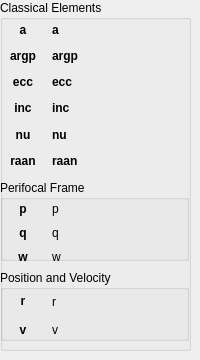
     <widget class="QWidget" name="tab_Elem">
      <attribute name="title">
       <string>Elements</string>
      </attribute>
      <widget class="QWidget" name="layoutWidget">
       <property name="geometry">
        <rect>
         <x>0</x>
         <y>0</y>
         <width>191</width>
         <height>351</height>
        </rect>
       </property>
       <layout class="QVBoxLayout" name="verticalLayout_11" stretch="6">
        <item>
         <widget class="QGroupBox" name="groupBox">
          <property name="title">
           <string>Classical Elements</string>
          </property>
          <property name="flat">
           <bool>true</bool>
          </property>
          <widget class="QWidget" name="layoutWidget">
           <property name="geometry">
            <rect>
             <x>0</x>
             <y>20</y>
             <width>191</width>
             <height>151</height>
            </rect>
           </property>
           <layout class="QHBoxLayout" name="hlo_elem_data" stretch="1,3">
            <item>
             <layout class="QVBoxLayout" name="vlo_elem_fields">
              <item>
               <widget class="QLabel" name="lf_a">
                <property name="text">
                 <string>&lt;html&gt;&lt;head/&gt;&lt;body&gt;&lt;p&gt;&lt;span style=&quot; font-weight:600;&quot;&gt;a&lt;/span&gt;&lt;/p&gt;&lt;/body&gt;&lt;/html&gt;</string>
                </property>
                <property name="alignment">
                 <set>Qt::AlignCenter</set>
                </property>
               </widget>
              </item>
              <item>
               <widget class="QLabel" name="lf_argp">
                <property name="text">
                 <string>&lt;html&gt;&lt;head/&gt;&lt;body&gt;&lt;p&gt;&lt;span style=&quot; font-weight:600;&quot;&gt;argp&lt;/span&gt;&lt;/p&gt;&lt;/body&gt;&lt;/html&gt;</string>
                </property>
                <property name="alignment">
                 <set>Qt::AlignCenter</set>
                </property>
               </widget>
              </item>
              <item>
               <widget class="QLabel" name="lf_ecc">
                <property name="text">
                 <string>&lt;html&gt;&lt;head/&gt;&lt;body&gt;&lt;p&gt;&lt;span style=&quot; font-weight:600;&quot;&gt;ecc&lt;/span&gt;&lt;/p&gt;&lt;/body&gt;&lt;/html&gt;</string>
                </property>
                <property name="alignment">
                 <set>Qt::AlignCenter</set>
                </property>
               </widget>
              </item>
              <item>
               <widget class="QLabel" name="lf_inc">
                <property name="text">
                 <string>&lt;html&gt;&lt;head/&gt;&lt;body&gt;&lt;p&gt;&lt;span style=&quot; font-weight:600;&quot;&gt;inc&lt;/span&gt;&lt;/p&gt;&lt;/body&gt;&lt;/html&gt;</string>
                </property>
                <property name="alignment">
                 <set>Qt::AlignCenter</set>
                </property>
               </widget>
              </item>
              <item>
               <widget class="QLabel" name="lf_nu">
                <property name="text">
                 <string>&lt;html&gt;&lt;head/&gt;&lt;body&gt;&lt;p&gt;&lt;span style=&quot; font-weight:600;&quot;&gt;nu&lt;/span&gt;&lt;/p&gt;&lt;/body&gt;&lt;/html&gt;</string>
                </property>
                <property name="alignment">
                 <set>Qt::AlignCenter</set>
                </property>
               </widget>
              </item>
              <item>
               <widget class="QLabel" name="lf_raan">
                <property name="text">
                 <string>&lt;html&gt;&lt;head/&gt;&lt;body&gt;&lt;p&gt;&lt;span style=&quot; font-weight:600;&quot;&gt;raan&lt;/span&gt;&lt;/p&gt;&lt;/body&gt;&lt;/html&gt;</string>
                </property>
                <property name="alignment">
                 <set>Qt::AlignCenter</set>
                </property>
               </widget>
              </item>
             </layout>
            </item>
            <item>
             <layout class="QVBoxLayout" name="vlo_elem_values">
              <item>
               <widget class="QLabel" name="elem_coe_0">
                <property name="text">
                 <string>&lt;html&gt;&lt;head/&gt;&lt;body&gt;&lt;p&gt;&lt;span style=&quot; font-weight:600;&quot;&gt;a&lt;/span&gt;&lt;/p&gt;&lt;/body&gt;&lt;/html&gt;</string>
                </property>
                <property name="alignment">
                 <set>Qt::AlignLeading|Qt::AlignLeft|Qt::AlignVCenter</set>
                </property>
               </widget>
              </item>
              <item>
               <widget class="QLabel" name="elem_coe_1">
                <property name="text">
                 <string>&lt;html&gt;&lt;head/&gt;&lt;body&gt;&lt;p&gt;&lt;span style=&quot; font-weight:600;&quot;&gt;argp&lt;/span&gt;&lt;/p&gt;&lt;/body&gt;&lt;/html&gt;</string>
                </property>
                <property name="alignment">
                 <set>Qt::AlignLeading|Qt::AlignLeft|Qt::AlignVCenter</set>
                </property>
               </widget>
              </item>
              <item>
               <widget class="QLabel" name="elem_coe_2">
                <property name="text">
                 <string>&lt;html&gt;&lt;head/&gt;&lt;body&gt;&lt;p&gt;&lt;span style=&quot; font-weight:600;&quot;&gt;ecc&lt;/span&gt;&lt;/p&gt;&lt;/body&gt;&lt;/html&gt;</string>
                </property>
                <property name="alignment">
                 <set>Qt::AlignLeading|Qt::AlignLeft|Qt::AlignVCenter</set>
                </property>
               </widget>
              </item>
              <item>
               <widget class="QLabel" name="elem_coe_3">
                <property name="text">
                 <string>&lt;html&gt;&lt;head/&gt;&lt;body&gt;&lt;p&gt;&lt;span style=&quot; font-weight:600;&quot;&gt;inc&lt;/span&gt;&lt;/p&gt;&lt;/body&gt;&lt;/html&gt;</string>
                </property>
                <property name="alignment">
                 <set>Qt::AlignLeading|Qt::AlignLeft|Qt::AlignVCenter</set>
                </property>
               </widget>
              </item>
              <item>
               <widget class="QLabel" name="elem_coe_4">
                <property name="text">
                 <string>&lt;html&gt;&lt;head/&gt;&lt;body&gt;&lt;p&gt;&lt;span style=&quot; font-weight:600;&quot;&gt;nu&lt;/span&gt;&lt;/p&gt;&lt;/body&gt;&lt;/html&gt;</string>
                </property>
                <property name="alignment">
                 <set>Qt::AlignLeading|Qt::AlignLeft|Qt::AlignVCenter</set>
                </property>
               </widget>
              </item>
              <item>
               <widget class="QLabel" name="elem_coe_5">
                <property name="text">
                 <string>&lt;html&gt;&lt;head/&gt;&lt;body&gt;&lt;p&gt;&lt;span style=&quot; font-weight:600;&quot;&gt;raan&lt;/span&gt;&lt;/p&gt;&lt;/body&gt;&lt;/html&gt;</string>
                </property>
                <property name="alignment">
                 <set>Qt::AlignLeading|Qt::AlignLeft|Qt::AlignVCenter</set>
                </property>
               </widget>
              </item>
             </layout>
            </item>
           </layout>
          </widget>
          <widget class="QGroupBox" name="groupBox_2">
           <property name="geometry">
            <rect>
             <x>0</x>
             <y>180</y>
             <width>189</width>
             <height>81</height>
            </rect>
           </property>
           <property name="title">
            <string>Perifocal Frame</string>
           </property>
           <property name="flat">
            <bool>true</bool>
           </property>
           <widget class="QWidget" name="layoutWidget">
            <property name="geometry">
             <rect>
              <x>0</x>
              <y>20</y>
              <width>191</width>
              <height>66</height>
             </rect>
            </property>
            <layout class="QHBoxLayout" name="horizontalLayout_5" stretch="1,3">
             <item>
              <layout class="QVBoxLayout" name="verticalLayout_7">
               <item>
                <widget class="QLabel" name="label">
                 <property name="text">
                  <string>&lt;html&gt;&lt;head/&gt;&lt;body&gt;&lt;p&gt;&lt;span style=&quot; font-weight:600;&quot;&gt;p&lt;/span&gt;&lt;/p&gt;&lt;/body&gt;&lt;/html&gt;</string>
                 </property>
                 <property name="alignment">
                  <set>Qt::AlignCenter</set>
                 </property>
                </widget>
               </item>
               <item>
                <widget class="QLabel" name="label_2">
                 <property name="text">
                  <string>&lt;html&gt;&lt;head/&gt;&lt;body&gt;&lt;p&gt;&lt;span style=&quot; font-weight:600;&quot;&gt;q&lt;/span&gt;&lt;/p&gt;&lt;/body&gt;&lt;/html&gt;</string>
                 </property>
                 <property name="alignment">
                  <set>Qt::AlignCenter</set>
                 </property>
                </widget>
               </item>
               <item>
                <widget class="QLabel" name="label_3">
                 <property name="text">
                  <string>&lt;html&gt;&lt;head/&gt;&lt;body&gt;&lt;p&gt;&lt;span style=&quot; font-weight:600;&quot;&gt;w&lt;/span&gt;&lt;/p&gt;&lt;/body&gt;&lt;/html&gt;</string>
                 </property>
                 <property name="alignment">
                  <set>Qt::AlignCenter</set>
                 </property>
                </widget>
               </item>
              </layout>
             </item>
             <item>
              <layout class="QVBoxLayout" name="verticalLayout_8">
               <item>
                <widget class="QLabel" name="elem_pqw_0">
                 <property name="text">
                  <string>p</string>
                 </property>
                </widget>
               </item>
               <item>
                <widget class="QLabel" name="elem_pqw_1">
                 <property name="text">
                  <string>q</string>
                 </property>
                </widget>
               </item>
               <item>
                <widget class="QLabel" name="elem_pqw_2">
                 <property name="text">
                  <string>w</string>
                 </property>
                </widget>
               </item>
              </layout>
             </item>
            </layout>
           </widget>
          </widget>
          <widget class="QGroupBox" name="groupBox_3">
           <property name="geometry">
            <rect>
             <x>0</x>
             <y>270</y>
             <width>189</width>
             <height>71</height>
            </rect>
           </property>
           <property name="title">
            <string>Position and Velocity</string>
           </property>
           <property name="flat">
            <bool>true</bool>
           </property>
           <widget class="QWidget" name="layoutWidget">
            <property name="geometry">
             <rect>
              <x>0</x>
              <y>20</y>
              <width>191</width>
              <height>51</height>
             </rect>
            </property>
            <layout class="QHBoxLayout" name="horizontalLayout_6" stretch="1,3">
             <item>
              <layout class="QVBoxLayout" name="verticalLayout_9">
               <item>
                <widget class="QLabel" name="label_7">
                 <property name="text">
                  <string>&lt;html&gt;&lt;head/&gt;&lt;body&gt;&lt;p&gt;&lt;span style=&quot; font-weight:600;&quot;&gt;r&lt;/span&gt;&lt;/p&gt;&lt;/body&gt;&lt;/html&gt;</string>
                 </property>
                 <property name="alignment">
                  <set>Qt::AlignCenter</set>
                 </property>
                </widget>
               </item>
               <item>
                <widget class="QLabel" name="label_8">
                 <property name="text">
                  <string>&lt;html&gt;&lt;head/&gt;&lt;body&gt;&lt;p&gt;&lt;span style=&quot; font-weight:600;&quot;&gt;v&lt;/span&gt;&lt;/p&gt;&lt;/body&gt;&lt;/html&gt;</string>
                 </property>
                 <property name="alignment">
                  <set>Qt::AlignCenter</set>
                 </property>
                </widget>
               </item>
              </layout>
             </item>
             <item>
              <layout class="QVBoxLayout" name="verticalLayout_10">
               <item>
                <widget class="QLabel" name="elem_rv_0">
                 <property name="text">
                  <string>r</string>
                 </property>
                </widget>
               </item>
               <item>
                <widget class="QLabel" name="elem_rv_1">
                 <property name="text">
                  <string>v</string>
                 </property>
                </widget>
               </item>
              </layout>
             </item>
            </layout>
           </widget>
          </widget>
         </widget>
        </item>
       </layout>
      </widget>
     </widget>
